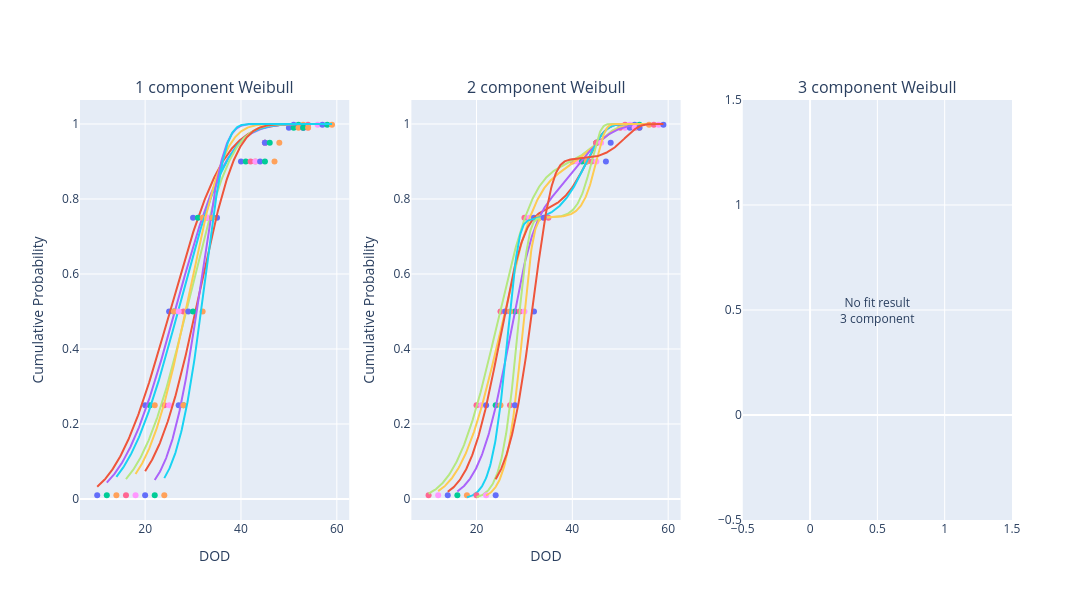

Notebook cell for this chart:
### Markdown cell above
### 精度確認

### Code cell
df_fit_1 = fit_by_throughput_percentile(
    df_fleetdata_long,
    n_components=1
)

df_fit_2 = fit_by_throughput_percentile(
    df_fleetdata_long,
    n_components=2
)

df_fit_3 = fit_by_throughput_percentile(
    df_fleetdata_long,
    n_components=3
)

df_fit_results_dict = {
    1: df_fit_1,
    2: df_fit_2,
    3: df_fit_3
}

fig = plot_mixture_weibull_fit_compare(
    df_fleetdata_long,
    df_fit_results_dict,
    n_components_list=(1, 2, 3)
)

fig.show()

### Figure 1 — Plotly figure (JSON) as saved in the notebook; plotly's stock layout.template omitted (floating-point values rounded to 4 significant figures; data arrays with more than 128 entries replaced by an {"elided": "..."} marker saying what was removed)
{"data": [{"legendgroup": "TP=0.01", "marker": {"size": 6}, "mode": "markers", "name": "Obs TP=0.01", "showlegend": false, "type": "scatter", "x": [10.0, 20.0, 25.0, 30.0, 40.0, 45.0, 50.0, 51.0], "xaxis": "x", "y": [0.01, 0.25, 0.5, 0.75, 0.9, 0.95, 0.99, 0.998], "yaxis": "y"}, {"legendgroup": "TP=0.01", "mode": "lines", "name": "Fit TP=0.01", "showlegend": false, "type": "scatter", "x": {"elided": "300 float values"}, "xaxis": "x", "y": {"elided": "300 float values"}, "yaxis": "y"}, {"legendgroup": "TP=0.25", "marker": {"size": 6}, "mode": "markers", "name": "Obs TP=0.25", "showlegend": false, "type": "scatter", "x": [12.0, 21.0, 26.0, 31.0, 41.0, 45.0, 51.0, 52.0], "xaxis": "x", "y": [0.01, 0.25, 0.5, 0.75, 0.9, 0.95, 0.99, 0.998], "yaxis": "y"}, {"legendgroup": "TP=0.25", "mode": "lines", "name": "Fit TP=0.25", "showlegend": false, "type": "scatter", "x": {"elided": "300 float values"}, "xaxis": "x", "y": {"elided": "300 float values"}, "yaxis": "y"}, {"legendgroup": "TP=0.5", "marker": {"size": 6}, "mode": "markers", "name": "Obs TP=0.5", "showlegend": false, "type": "scatter", "x": [14.0, 22.0, 26.0, 32.0, 43.0, 45.0, 52.0, 53.0], "xaxis": "x", "y": [0.01, 0.25, 0.5, 0.75, 0.9, 0.95, 0.99, 0.998], "yaxis": "y"}, {"legendgroup": "TP=0.5", "mode": "lines", "name": "Fit TP=0.5", "showlegend": false, "type": "scatter", "x": {"elided": "300 float values"}, "xaxis": "x", "y": {"elided": "300 float values"}, "yaxis": "y"}, {"legendgroup": "TP=0.75", "marker": {"size": 6}, "mode": "markers", "name": "Obs TP=0.75", "showlegend": false, "type": "scatter", "x": [16.0, 24.0, 28.0, 33.0, 42.0, 45.0, 53.0, 54.0], "xaxis": "x", "y": [0.01, 0.25, 0.5, 0.75, 0.9, 0.95, 0.99, 0.998], "yaxis": "y"}, {"legendgroup": "TP=0.75", "mode": "lines", "name": "Fit TP=0.75", "showlegend": false, "type": "scatter", "x": {"elided": "300 float values"}, "xaxis": "x", "y": {"elided": "300 float values"}, "yaxis": "y"}, {"legendgroup": "TP=0.9", "marker": {"size": 6}, "mode": "markers", "name": "Obs TP=0.9", "showlegend": false, "type": "scatter", "x": [18.0, 25.0, 27.0, 33.0, 43.0, 45.0, 54.0, 56.0], "xaxis": "x", "y": [0.01, 0.25, 0.5, 0.75, 0.9, 0.95, 0.99, 0.998], "yaxis": "y"}, {"legendgroup": "TP=0.9", "mode": "lines", "name": "Fit TP=0.9", "showlegend": false, "type": "scatter", "x": {"elided": "300 float values"}, "xaxis": "x", "y": {"elided": "300 float values"}, "yaxis": "y"}, {"legendgroup": "TP=0.95", "marker": {"size": 6}, "mode": "markers", "name": "Obs TP=0.95", "showlegend": false, "type": "scatter", "x": [20.0, 27.0, 29.0, 35.0, 44.0, 45.0, 53.0, 57.0], "xaxis": "x", "y": [0.01, 0.25, 0.5, 0.75, 0.9, 0.95, 0.99, 0.998], "yaxis": "y"}, {"legendgroup": "TP=0.95", "mode": "lines", "name": "Fit TP=0.95", "showlegend": false, "type": "scatter", "x": {"elided": "300 float values"}, "xaxis": "x", "y": {"elided": "300 float values"}, "yaxis": "y"}, {"legendgroup": "TP=0.99", "marker": {"size": 6}, "mode": "markers", "name": "Obs TP=0.99", "showlegend": false, "type": "scatter", "x": [22.0, 28.0, 30.0, 34.0, 45.0, 46.0, 53.0, 58.0], "xaxis": "x", "y": [0.01, 0.25, 0.5, 0.75, 0.9, 0.95, 0.99, 0.998], "yaxis": "y"}, {"legendgroup": "TP=0.99", "mode": "lines", "name": "Fit TP=0.99", "showlegend": false, "type": "scatter", "x": {"elided": "300 float values"}, "xaxis": "x", "y": {"elided": "300 float values"}, "yaxis": "y"}, {"legendgroup": "TP=0.998", "marker": {"size": 6}, "mode": "markers", "name": "Obs TP=0.998", "showlegend": false, "type": "scatter", "x": [24.0, 28.0, 32.0, 34.0, 47.0, 48.0, 54.0, 59.0], "xaxis": "x", "y": [0.01, 0.25, 0.5, 0.75, 0.9, 0.95, 0.99, 0.998], "yaxis": "y"}, {"legendgroup": "TP=0.998", "mode": "lines", "name": "Fit TP=0.998", "showlegend": false, "type": "scatter", "x": {"elided": "300 float values"}, "xaxis": "x", "y": {"elided": "300 float values"}, "yaxis": "y"}, {"legendgroup": "TP=0.01", "marker": {"size": 6}, "mode": "markers", "name": "Obs TP=0.01", "showlegend": false, "type": "scatter", "x": [10.0, 20.0, 25.0, 30.0, 40.0, 45.0, 50.0, 51.0], "xaxis": "x2", "y": [0.01, 0.25, 0.5, 0.75, 0.9, 0.95, 0.99, 0.998], "yaxis": "y2"}, {"legendgroup": "TP=0.01", "mode": "lines", "name": "Fit TP=0.01", "showlegend": false, "type": "scatter", "x": {"elided": "300 float values"}, "xaxis": "x2", "y": {"elided": "300 float values"}, "yaxis": "y2"}, {"legendgroup": "TP=0.25", "marker": {"size": 6}, "mode": "markers", "name": "Obs TP=0.25", "showlegend": false, "type": "scatter", "x": [12.0, 21.0, 26.0, 31.0, 41.0, 45.0, 51.0, 52.0], "xaxis": "x2", "y": [0.01, 0.25, 0.5, 0.75, 0.9, 0.95, 0.99, 0.998], "yaxis": "y2"}, {"legendgroup": "TP=0.25", "mode": "lines", "name": "Fit TP=0.25", "showlegend": false, "type": "scatter", "x": {"elided": "300 float values"}, "xaxis": "x2", "y": {"elided": "300 float values"}, "yaxis": "y2"}, {"legendgroup": "TP=0.5", "marker": {"size": 6}, "mode": "markers", "name": "Obs TP=0.5", "showlegend": false, "type": "scatter", "x": [14.0, 22.0, 26.0, 32.0, 43.0, 45.0, 52.0, 53.0], "xaxis": "x2", "y": [0.01, 0.25, 0.5, 0.75, 0.9, 0.95, 0.99, 0.998], "yaxis": "y2"}, {"legendgroup": "TP=0.5", "mode": "lines", "name": "Fit TP=0.5", "showlegend": false, "type": "scatter", "x": {"elided": "300 float values"}, "xaxis": "x2", "y": {"elided": "300 float values"}, "yaxis": "y2"}, {"legendgroup": "TP=0.75", "marker": {"size": 6}, "mode": "markers", "name": "Obs TP=0.75", "showlegend": false, "type": "scatter", "x": [16.0, 24.0, 28.0, 33.0, 42.0, 45.0, 53.0, 54.0], "xaxis": "x2", "y": [0.01, 0.25, 0.5, 0.75, 0.9, 0.95, 0.99, 0.998], "yaxis": "y2"}, {"legendgroup": "TP=0.75", "mode": "lines", "name": "Fit TP=0.75", "showlegend": false, "type": "scatter", "x": {"elided": "300 float values"}, "xaxis": "x2", "y": {"elided": "300 float values"}, "yaxis": "y2"}, {"legendgroup": "TP=0.9", "marker": {"size": 6}, "mode": "markers", "name": "Obs TP=0.9", "showlegend": false, "type": "scatter", "x": [18.0, 25.0, 27.0, 33.0, 43.0, 45.0, 54.0, 56.0], "xaxis": "x2", "y": [0.01, 0.25, 0.5, 0.75, 0.9, 0.95, 0.99, 0.998], "yaxis": "y2"}, {"legendgroup": "TP=0.9", "mode": "lines", "name": "Fit TP=0.9", "showlegend": false, "type": "scatter", "x": {"elided": "300 float values"}, "xaxis": "x2", "y": {"elided": "300 float values"}, "yaxis": "y2"}, {"legendgroup": "TP=0.95", "marker": {"size": 6}, "mode": "markers", "name": "Obs TP=0.95", "showlegend": false, "type": "scatter", "x": [20.0, 27.0, 29.0, 35.0, 44.0, 45.0, 53.0, 57.0], "xaxis": "x2", "y": [0.01, 0.25, 0.5, 0.75, 0.9, 0.95, 0.99, 0.998], "yaxis": "y2"}, {"legendgroup": "TP=0.95", "mode": "lines", "name": "Fit TP=0.95", "showlegend": false, "type": "scatter", "x": {"elided": "300 float values"}, "xaxis": "x2", "y": {"elided": "300 float values"}, "yaxis": "y2"}, {"legendgroup": "TP=0.99", "marker": {"size": 6}, "mode": "markers", "name": "Obs TP=0.99", "showlegend": false, "type": "scatter", "x": [22.0, 28.0, 30.0, 34.0, 45.0, 46.0, 53.0, 58.0], "xaxis": "x2", "y": [0.01, 0.25, 0.5, 0.75, 0.9, 0.95, 0.99, 0.998], "yaxis": "y2"}, {"legendgroup": "TP=0.99", "mode": "lines", "name": "Fit TP=0.99", "showlegend": false, "type": "scatter", "x": {"elided": "300 float values"}, "xaxis": "x2", "y": {"elided": "300 float values"}, "yaxis": "y2"}, {"legendgroup": "TP=0.998", "marker": {"size": 6}, "mode": "markers", "name": "Obs TP=0.998", "showlegend": false, "type": "scatter", "x": [24.0, 28.0, 32.0, 34.0, 47.0, 48.0, 54.0, 59.0], "xaxis": "x2", "y": [0.01, 0.25, 0.5, 0.75, 0.9, 0.95, 0.99, 0.998], "yaxis": "y2"}, {"legendgroup": "TP=0.998", "mode": "lines", "name": "Fit TP=0.998", "showlegend": false, "type": "scatter", "x": {"elided": "300 float values"}, "xaxis": "x2", "y": {"elided": "300 float values"}, "yaxis": "y2"}], "layout": {"annotations": [{"font": {"size": 16}, "showarrow": false, "text": "1 component Weibull", "x": 0.1444, "xanchor": "center", "xref": "paper", "y": 1, "yanchor": "bottom", "yref": "paper"}, {"font": {"size": 16}, "showarrow": false, "text": "2 component Weibull", "x": 0.5, "xanchor": "center", "xref": "paper", "y": 1, "yanchor": "bottom", "yref": "paper"}, {"font": {"size": 16}, "showarrow": false, "text": "3 component Weibull", "x": 0.8556, "xanchor": "center", "xref": "paper", "y": 1, "yanchor": "bottom", "yref": "paper"}, {"showarrow": false, "text": "No fit result<br>3 component", "x": 0.5, "xref": "x3", "y": 0.5, "yref": "y3"}], "height": 600, "legend": {"title": {"text": "Throughput Percentile"}}, "width": 1800, "xaxis": {"anchor": "y", "domain": [0, 0.2889], "title": {"text": "DOD"}}, "xaxis2": {"anchor": "y2", "domain": [0.3556, 0.6444], "title": {"text": "DOD"}}, "xaxis3": {"anchor": "y3", "domain": [0.7111, 1]}, "yaxis": {"anchor": "x", "domain": [0, 1], "title": {"text": "Cumulative Probability"}}, "yaxis2": {"anchor": "x2", "domain": [0, 1], "title": {"text": "Cumulative Probability"}}, "yaxis3": {"anchor": "x3", "domain": [0, 1]}}}
